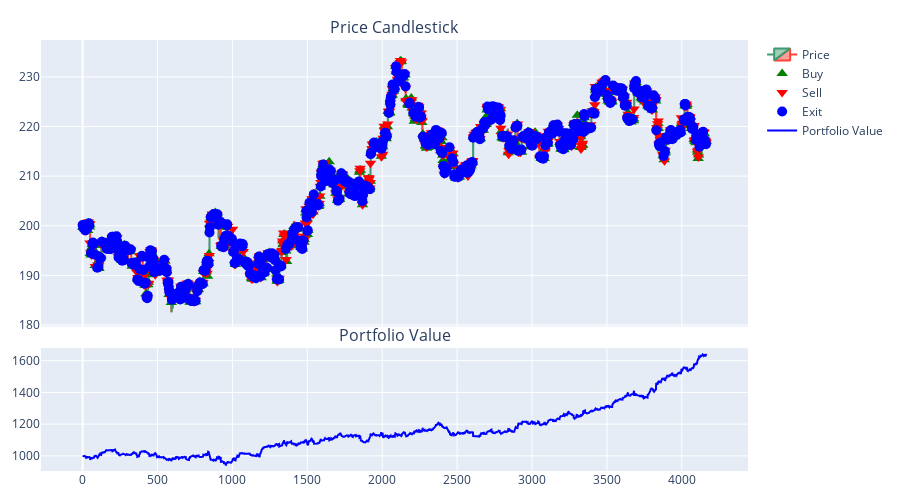

Notebook source saved alongside this figure:
### Code cell
# env_test.unwrapped.save_for_render(dir = "render_logs")

historical_info_df = history_dfs[-1]
buy_df_xgb, sell_df_xgb, exit_df_xgb = extract_signals(historical_info_df)
fig_xgb = build_fig(
    historical_info_df,
    buy_df_xgb,
    sell_df_xgb,
    exit_df_xgb
)
fig_xgb.show()

### Figure 1 — Plotly figure (JSON) as saved in the notebook; plotly's stock layout.template omitted (floating-point values rounded to 4 significant figures; data arrays with more than 128 entries replaced by an {"elided": "..."} marker saying what was removed)
{"data": [{"close": {"elided": "4166 float values"}, "high": {"elided": "4166 float values"}, "low": {"elided": "4166 float values"}, "name": "Price", "open": {"elided": "4166 float values"}, "type": "candlestick", "x": {"elided": "4166 int values"}, "xaxis": "x", "yaxis": "y"}, {"marker": {"color": "green", "size": 10, "symbol": "triangle-up"}, "mode": "markers", "name": "Buy", "type": "scatter", "x": {"elided": "1041 int values"}, "xaxis": "x", "y": {"elided": "1041 float values"}, "yaxis": "y"}, {"marker": {"color": "red", "size": 10, "symbol": "triangle-down"}, "mode": "markers", "name": "Sell", "type": "scatter", "x": {"elided": "1090 int values"}, "xaxis": "x", "y": {"elided": "1090 float values"}, "yaxis": "y"}, {"marker": {"color": "blue", "size": 10, "symbol": "circle"}, "mode": "markers", "name": "Exit", "type": "scatter", "x": {"elided": "684 int values"}, "xaxis": "x", "y": {"elided": "684 float values"}, "yaxis": "y"}, {"line": {"color": "blue"}, "mode": "lines", "name": "Portfolio Value", "type": "scatter", "x": {"elided": "4166 int values"}, "xaxis": "x2", "y": {"elided": "4166 float values"}, "yaxis": "y2"}], "layout": {"annotations": [{"font": {"size": 16}, "showarrow": false, "text": "Price Candlestick", "x": 0.5, "xanchor": "center", "xref": "paper", "y": 1.0, "yanchor": "bottom", "yref": "paper"}, {"font": {"size": 16}, "showarrow": false, "text": "Portfolio Value", "x": 0.5, "xanchor": "center", "xref": "paper", "y": 0.285, "yanchor": "bottom", "yref": "paper"}], "height": 500, "margin": {"b": 20, "l": 40, "r": 20, "t": 40}, "xaxis": {"anchor": "y", "domain": [0, 1], "matches": "x2", "rangeslider": {"visible": false}, "showticklabels": false}, "xaxis2": {"anchor": "y2", "domain": [0, 1], "rangeslider": {"visible": false}}, "yaxis": {"anchor": "x", "domain": [0.335, 1.0]}, "yaxis2": {"anchor": "x2", "domain": [0, 0.285]}}}
